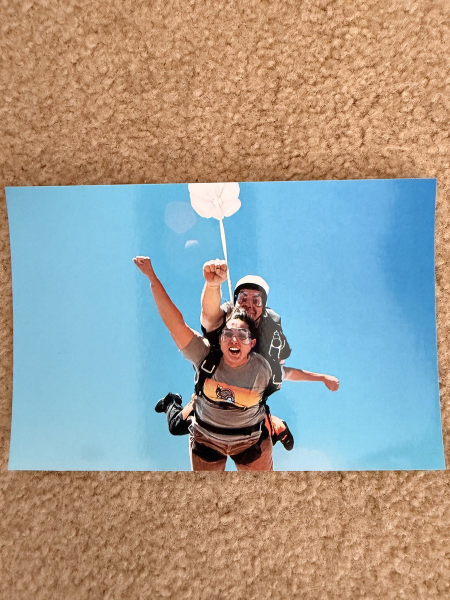
#> input picture web/tests/e2e/fixtures/test_photo.jpg, 900 x 1200 px (shown at 1/2 size)
$ python -i detector.py   (imports and definitions only)
#> lines starting #> are read from the running program, lines starting #| are printed output that depends on the picture; after the words box and inside, x2 and y2 are one past the last pixel; in counts of white or black regions, pixels touching at a corner belong together
"""Glare detection for glossy prints and plastic sleeves.

This module detects two types of glare:
1. SLEEVE GLARE: broad, flat patches from plastic album sleeves
2. PRINT GLARE: contoured, curved highlights from glossy photo paper
"""

import logging
from dataclasses import dataclass
from typing import List, Tuple, Literal

import cv2
import numpy as np
from scipy import ndimage

logger = logging.getLogger(__name__)

GlareType = Literal["sleeve", "print", "none"]


@dataclass
class GlareDetection:
    """Result of glare detection on an image."""

    mask: np.ndarray  # Binary mask (H, W) uint8, 255 = glare
    regions: List[np.ndarray]  # List of contours, each shape (N, 1, 2)
    severity_map: np.ndarray  # Float32 (H, W) [0, 1], 0 = no glare, 1 = total glare
    total_glare_area_ratio: float  # Fraction of image affected by glare [0, 1]
    glare_type: GlareType  # "sleeve", "print", or "none"


def detect_glare(
    image: np.ndarray,
    intensity_threshold: float = 0.85,
    saturation_threshold: float = 0.15,
    min_area: int = 100,
    glare_type: str = "auto",
) -> GlareDetection:
    """Detect glare regions in an image.

    Args:
        image: Input image, float32 RGB [0, 1], shape (H, W, 3)
        intensity_threshold: Minimum V (brightness) value for glare [0, 1]
        saturation_threshold: Maximum S (saturation) value for glare [0, 1]
        min_area: Minimum area in pixels for a glare region
        glare_type: "auto" (detect type), "sleeve", "print", or force a type

    Returns:
        GlareDetection with mask, regions, severity map, and classified glare type
    """
    logger.debug(
        f"Detecting glare: intensity_threshold={intensity_threshold}, "
        f"saturation_threshold={saturation_threshold}, min_area={min_area}"
    )

    h, w = image.shape[:2]

    # Convert to HSV color space
    # Glare = high V (brightness) AND low S (saturation)
    # Specular highlights are bright and desaturated
    hsv = cv2.cvtColor((image * 255).astype(np.uint8), cv2.COLOR_RGB2HSV)
    h_channel, s_channel, v_channel = cv2.split(hsv)

    # Normalize to [0, 1]
    s_norm = s_channel.astype(np.float32) / 255.0
    v_norm = v_channel.astype(np.float32) / 255.0

    # Step 1: Initial glare detection via HSV thresholding
    # Glare pixels are BRIGHT (high V) and DESATURATED (low S)
    brightness_mask = v_norm > intensity_threshold
    saturation_mask = s_norm < saturation_threshold
    initial_glare_mask = brightness_mask & saturation_mask

    # Step 2: Local texture analysis to reduce false positives
    # Real glare has LOW local texture (uniform bright wash)
    # Bright photo content (white shirt, sky) has HIGHER local texture
    texture_suppressed_mask = _suppress_textured_regions(
        image, initial_glare_mask, window_size=15, texture_threshold=0.02
    )

    # Step 3: Morphological operations to clean up the mask
    # Close to fill small gaps within glare regions
    kernel_close = cv2.getStructuringElement(cv2.MORPH_ELLIPSE, (7, 7))
    closed_mask = cv2.morphologyEx(
        texture_suppressed_mask.astype(np.uint8) * 255,
        cv2.MORPH_CLOSE,
        kernel_close,
    )

    # Open to remove salt noise (tiny false positives)
    kernel_open = cv2.getStructuringElement(cv2.MORPH_ELLIPSE, (5, 5))
    cleaned_mask = cv2.morphologyEx(closed_mask, cv2.MORPH_OPEN, kernel_open)

    # Step 4: Filter by minimum region area
    final_mask, regions = _filter_small_regions(cleaned_mask, min_area)

    # Step 5: Compute severity map
    # severity = how far the pixel deviates from expected non-glare value
    severity_map = _compute_severity_map(image, final_mask, v_norm)

    # Step 6: Classify glare type
    total_area_ratio = np.sum(final_mask > 0) / (h * w)

    if glare_type == "auto":
        detected_type = _classify_glare_type(final_mask, regions, total_area_ratio)
    elif glare_type in ("sleeve", "print", "none"):
        detected_type = glare_type  # type: ignore
    else:
        logger.warning(f"Unknown glare_type '{glare_type}', defaulting to 'auto'")
        detected_type = _classify_glare_type(final_mask, regions, total_area_ratio)

    logger.info(
        f"Glare detection complete: {len(regions)} regions, "
        f"area_ratio={total_area_ratio:.3f}, type={detected_type}"
    )

    return GlareDetection(
        mask=final_mask,
        regions=regions,
        severity_map=severity_map,
        total_glare_area_ratio=total_area_ratio,
        glare_type=detected_type,
    )


def _suppress_textured_regions(
    image: np.ndarray, mask: np.ndarray, window_size: int, texture_threshold: float
) -> np.ndarray:
    """Suppress glare detections in regions with high local texture.

    Genuine glare has low local variance (uniform bright wash).
    Bright photo content (sky, white surfaces) has higher local variance.

    Args:
        image: Input image, float32 RGB [0, 1]
        mask: Initial binary mask
        window_size: Size of local window for texture analysis
        texture_threshold: Maximum local std dev for glare [0, 1]

    Returns:
        Binary mask with textured regions suppressed
    """
    # Convert to grayscale for texture analysis
    gray = cv2.cvtColor((image * 255).astype(np.uint8), cv2.COLOR_RGB2GRAY)
    gray_float = gray.astype(np.float32) / 255.0

    # Compute local standard deviation using a sliding window
    # Use scipy's uniform_filter for mean, then compute variance
    local_mean = ndimage.uniform_filter(gray_float, size=window_size)
    local_mean_sq = ndimage.uniform_filter(gray_float**2, size=window_size)
    local_variance = local_mean_sq - local_mean**2
    local_std = np.sqrt(np.maximum(local_variance, 0))

    # Suppress mask pixels where local texture is high
    # High texture = likely photo content, not glare
    low_texture_mask = local_std < texture_threshold
    suppressed_mask = mask & low_texture_mask

    suppressed_count = np.sum(mask) - np.sum(suppressed_mask)
    if suppressed_count > 0:
        logger.debug(
            f"Texture suppression removed {suppressed_count} pixels "
            f"({suppressed_count / np.sum(mask) * 100:.1f}% of initial detections)"
        )

    return suppressed_mask


def _filter_small_regions(mask: np.ndarray, min_area: int) -> Tuple[np.ndarray, List[np.ndarray]]:
    """Filter out glare regions smaller than min_area.

    Args:
        mask: Binary mask uint8, 255 = glare
        min_area: Minimum area in pixels

    Returns:
        Filtered mask and list of region contours
    """
    # Find connected components
    contours, _ = cv2.findContours(mask, cv2.RETR_EXTERNAL, cv2.CHAIN_APPROX_SIMPLE)

    # Filter by area
    filtered_contours = []
    filtered_mask = np.zeros_like(mask)

    for contour in contours:
        area = cv2.contourArea(contour)
        if area >= min_area:
            filtered_contours.append(contour)
            cv2.drawContours(filtered_mask, [contour], -1, 255, thickness=cv2.FILLED)

    logger.debug(
        f"Region filtering: {len(contours)} initial regions, "
        f"{len(filtered_contours)} after filtering (min_area={min_area})"
    )

    return filtered_mask, filtered_contours


def _compute_severity_map(
    image: np.ndarray, mask: np.ndarray, v_channel: np.ndarray
) -> np.ndarray:
    """Compute per-pixel glare severity.

    Severity indicates how much the pixel is affected by glare:
    - 0.0: no glare or barely affected
    - 1.0: completely washed out, no recoverable detail

    Args:
        image: Input image, float32 RGB [0, 1]
        mask: Binary glare mask uint8, 255 = glare
        v_channel: HSV V channel, float32 [0, 1]

    Returns:
        Severity map, float32 [0, 1]
    """
    h, w = image.shape[:2]
    severity_map = np.zeros((h, w), dtype=np.float32)

    # For glare pixels, severity is based on:
    # 1. How bright the pixel is (higher V = higher severity)
    # 2. Distance from the expected value in surrounding non-glare area

    # Simple approach: map V value in glare regions to severity
    # v = 0.85 -> severity ~0.2 (mild glare)
    # v = 0.95 -> severity ~0.6 (moderate glare)
    # v = 1.0  -> severity ~1.0 (complete washout)

    glare_pixels = mask > 0

    if np.any(glare_pixels):
        # Map brightness to severity with a nonlinear curve
        # Threshold at 0.85, map [0.85, 1.0] -> [0, 1]
        v_glare = v_channel[glare_pixels]
        severity_raw = (v_glare - 0.85) / 0.15  # Linear map [0.85, 1.0] -> [0, 1]
        severity_raw = np.clip(severity_raw, 0, 1)

        # Apply power curve to emphasize severe glare
        severity_curved = severity_raw**0.7  # Slight compression

        severity_map[glare_pixels] = severity_curved

        logger.debug(
            f"Severity map: mean={np.mean(severity_curved):.3f}, "
            f"max={np.max(severity_curved):.3f}"
        )

    return severity_map


def _classify_glare_type(
    mask: np.ndarray, regions: List[np.ndarray], total_area_ratio: float
) -> GlareType:
    """Classify the type of glare detected.

    SLEEVE GLARE:
    - Fewer, larger, more uniform regions
    - Often near center of page
    - Broader, flatter distribution

    PRINT GLARE:
    - More irregular shapes
    - Follows contours (may be elongated or curved)
    - Can be scattered across the image

    Args:
        mask: Binary glare mask
        regions: List of detected contours
        total_area_ratio: Fraction of image covered by glare

    Returns:
        "sleeve", "print", or "none"
    """
    if total_area_ratio < 0.01 or len(regions) == 0:
        return "none"

    # Compute features for classification
    num_regions = len(regions)
    region_areas = [cv2.contourArea(r) for r in regions]
    mean_area = np.mean(region_areas)
    max_area = np.max(region_areas)

    # Compute shape irregularity for each region
    # Irregularity = perimeter^2 / (4 * pi * area)
    # Circle = 1.0, more irregular shapes > 1.0
    irregularities = []
    for region in regions:
        area = cv2.contourArea(region)
        perimeter = cv2.arcLength(region, closed=True)
        if area > 0:
            irregularity = (perimeter**2) / (4 * np.pi * area + 1e-6)
            irregularities.append(irregularity)

    mean_irregularity = np.mean(irregularities) if irregularities else 1.0

    # Classification heuristics:
    # SLEEVE: Few large uniform blobs (1-3 regions, low irregularity)
    # PRINT: More scattered, irregular (multiple regions, higher irregularity)

    logger.debug(
        f"Glare classification features: num_regions={num_regions}, "
        f"mean_area={mean_area:.1f}, mean_irregularity={mean_irregularity:.2f}"
    )

    # Decision tree
    if num_regions <= 3 and mean_irregularity < 2.5 and max_area > 5000:
        # Few large uniform blobs -> likely sleeve glare
        return "sleeve"
    elif mean_irregularity > 3.0 or num_regions > 5:
        # Many irregular regions -> likely print glare
        return "print"
    else:
        # Ambiguous, default to print (more conservative for removal)
        return "print"


def draw_glare_overlay(
    image: np.ndarray, detection: GlareDetection, overlay_color: Tuple[int, int, int] = (255, 100, 0)
) -> np.ndarray:
    """Draw glare detection overlay on the original image.

    Args:
        image: Original image, float32 RGB [0, 1]
        detection: GlareDetection result
        overlay_color: RGB color for overlay (default: orange)

    Returns:
        Image with semi-transparent overlay on glare regions, uint8 RGB
    """
    # Convert to uint8
    img_uint8 = (image * 255).astype(np.uint8)

    # Create colored overlay weighted by severity
    overlay = img_uint8.copy()

    # Create color mask
    color_mask = np.zeros_like(img_uint8)
    color_mask[:, :] = overlay_color

    # Blend based on severity (higher severity = more opaque overlay)
    severity_3ch = np.stack([detection.severity_map] * 3, axis=-1)
    alpha = severity_3ch * 0.6  # Max 60% opacity

    glare_pixels = detection.mask > 0
    overlay[glare_pixels] = (
        img_uint8[glare_pixels] * (1 - alpha[glare_pixels])
        + color_mask[glare_pixels] * alpha[glare_pixels]
    ).astype(np.uint8)

    # Draw contours in bright red
    cv2.drawContours(overlay, detection.regions, -1, (255, 0, 0), 2)

    return overlay

>>> import cv2
>>> picture = cv2.cvtColor(cv2.imread('../../web/tests/e2e/fixtures/test_photo.jpg'), cv2.COLOR_BGR2RGB)
>>> result = detect_glare(picture)
#> in detect_glare, `hsv = cv2.cvtColor((image * 255).astype(np.uint8), cv2.COLOR_RGB2HSV)`: hsv: shape (1200, 900, 3); mean H, S, V 67, 159.8, 144.3
#> in detect_glare, `h_channel, s_channel, v_channel = cv2.split(hsv)`:
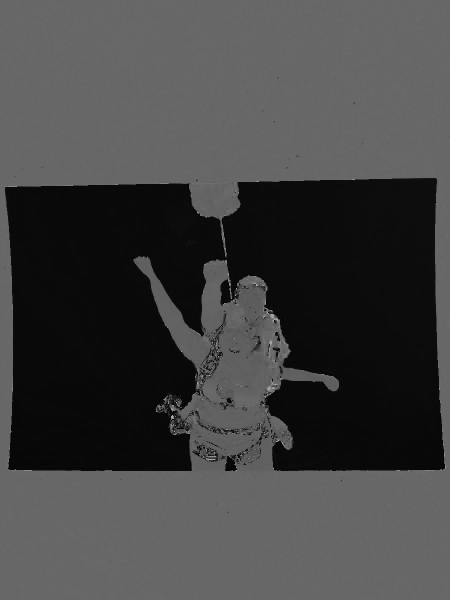
#> h_channel: shape (1200, 900) (shown at 1/2 size); min 0, max 179, mean 67
#> in detect_glare, `h_channel, s_channel, v_channel = cv2.split(hsv)`:
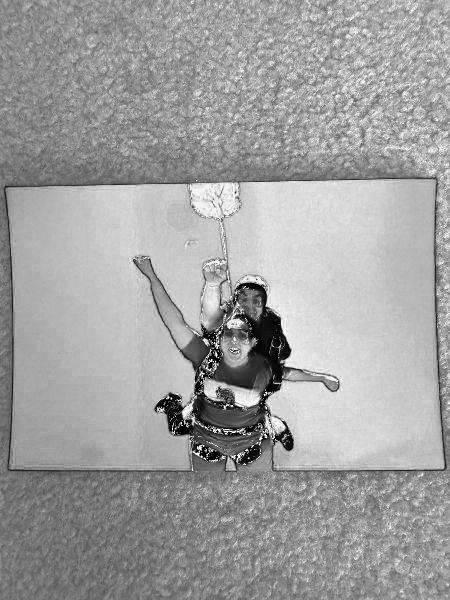
#> s_channel: shape (1200, 900) (shown at 1/2 size); min 0, max 255, mean 159.8
#> in detect_glare, `h_channel, s_channel, v_channel = cv2.split(hsv)`:
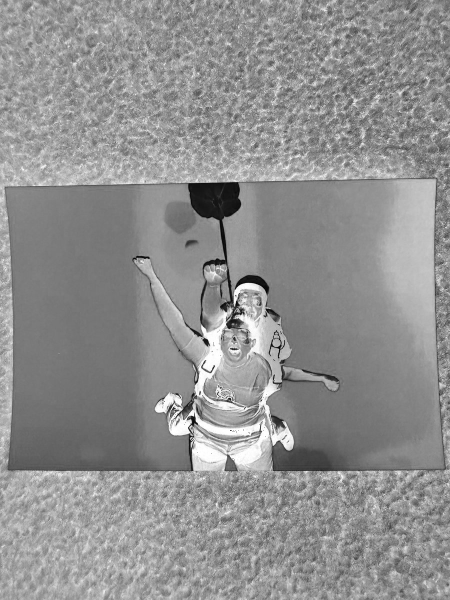
#> v_channel: shape (1200, 900) (shown at 1/2 size); min 0, max 255, mean 144.3
#> in detect_glare, `brightness_mask = v_norm > intensity_threshold`:
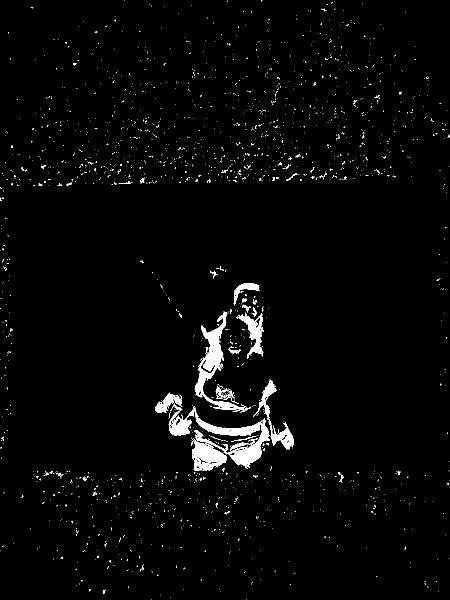
#> brightness_mask: shape (1200, 900) bool (shown at 1/2 size); 2.3% white; 1874 white regions (1822 under 20 px), largest, box (x1, y1, x2, y2) and area: (337, 814, 540, 935) 5953, (389, 622, 489, 823) 4355, (382, 877, 454, 941) 2463
#> in detect_glare, `saturation_mask = s_norm < saturation_threshold`: saturation_mask: shape (1200, 900) bool; 2.3% white; 412 white regions (371 under 20 px), largest, box (x1, y1, x2, y2) and area: (465, 565, 604, 836) 9174, (379, 641, 538, 928) 6974, (310, 788, 389, 872) 2856
#> in detect_glare, `initial_glare_mask = brightness_mask & saturation_mask`: initial_glare_mask: shape (1200, 900) bool; 1.1% white; 168 white regions (152 under 20 px), largest, box (x1, y1, x2, y2) and area: (390, 641, 485, 819) 2757, (379, 815, 538, 928) 2613, (489, 628, 528, 713) 1399
#> in _suppress_textured_regions, `local_mean = ndimage.uniform_filter(gray_float, size=window_size)`:
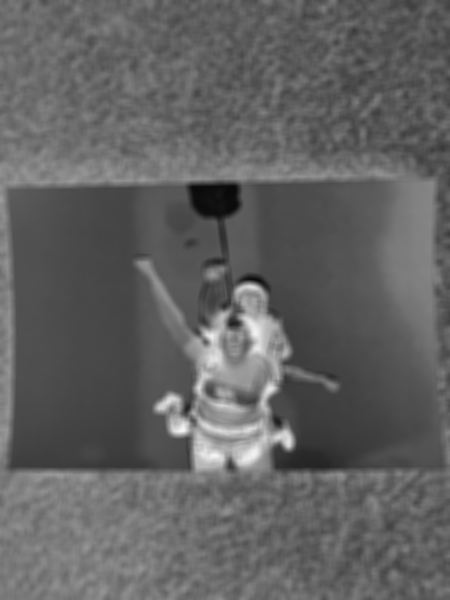
#> local_mean: shape (1200, 900) float32 (shown at 1/2 size); min 0.0376, max 0.968, mean 0.385
#> in _suppress_textured_regions, `local_mean_sq = ndimage.uniform_filter(gray_float**2, size=window_size)`:
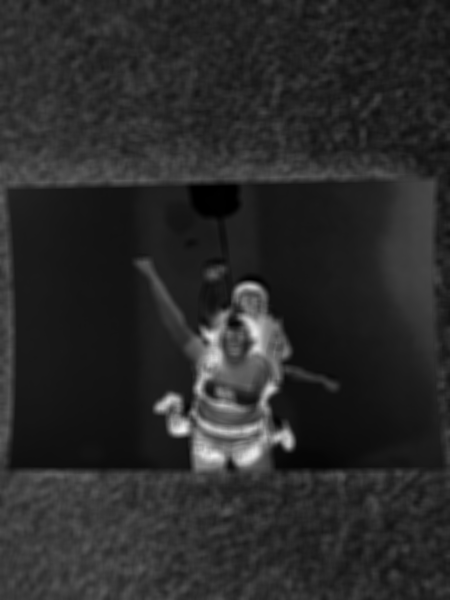
#> local_mean_sq: shape (1200, 900) float32 (shown at 1/2 size); min 0.00146, max 0.943, mean 0.166
#> in _suppress_textured_regions, `low_texture_mask = local_std < texture_threshold`:
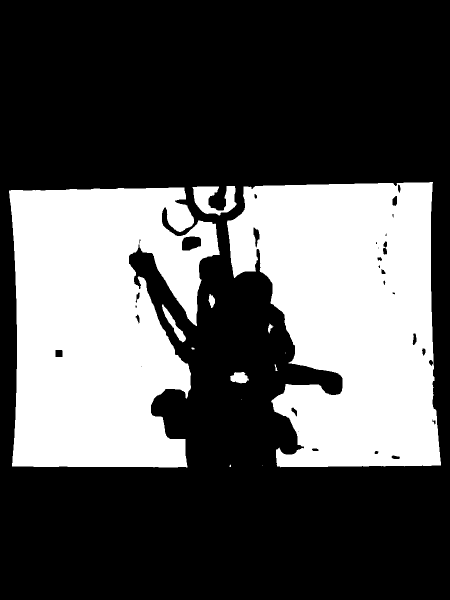
#> low_texture_mask: shape (1200, 900) bool (shown at 1/2 size); 33.9% white; 13 white regions (4 under 20 px), largest, box (x1, y1, x2, y2) and area: (18, 375, 440, 935) 181460, (454, 364, 882, 935) 179820, (385, 372, 473, 431) 2890
#> in _suppress_textured_regions, `suppressed_mask = mask & low_texture_mask`: suppressed_mask: shape (1200, 900) bool; every value is 0
#> in _suppress_textured_regions, `suppressed_count = np.sum(mask) - np.sum(suppressed_mask)`: suppressed_count = 12138
#> in _filter_small_regions, `contours, _ = cv2.findContours(mask, cv2.RETR_EXTERNAL, cv2.CHAIN_APPR..`: contours = []
#> in detect_glare, `severity_map = _compute_severity_map(image, final_mask, v_norm)`: severity_map: shape (1200, 900) float32; every value is 0
#> in detect_glare, `total_area_ratio = np.sum(final_mask > 0) / (h * w)`: total_area_ratio = 0
#> in detect_glare, `detected_type = _classify_glare_type(final_mask, regions, total_area_r..`: detected_type = 'none'
